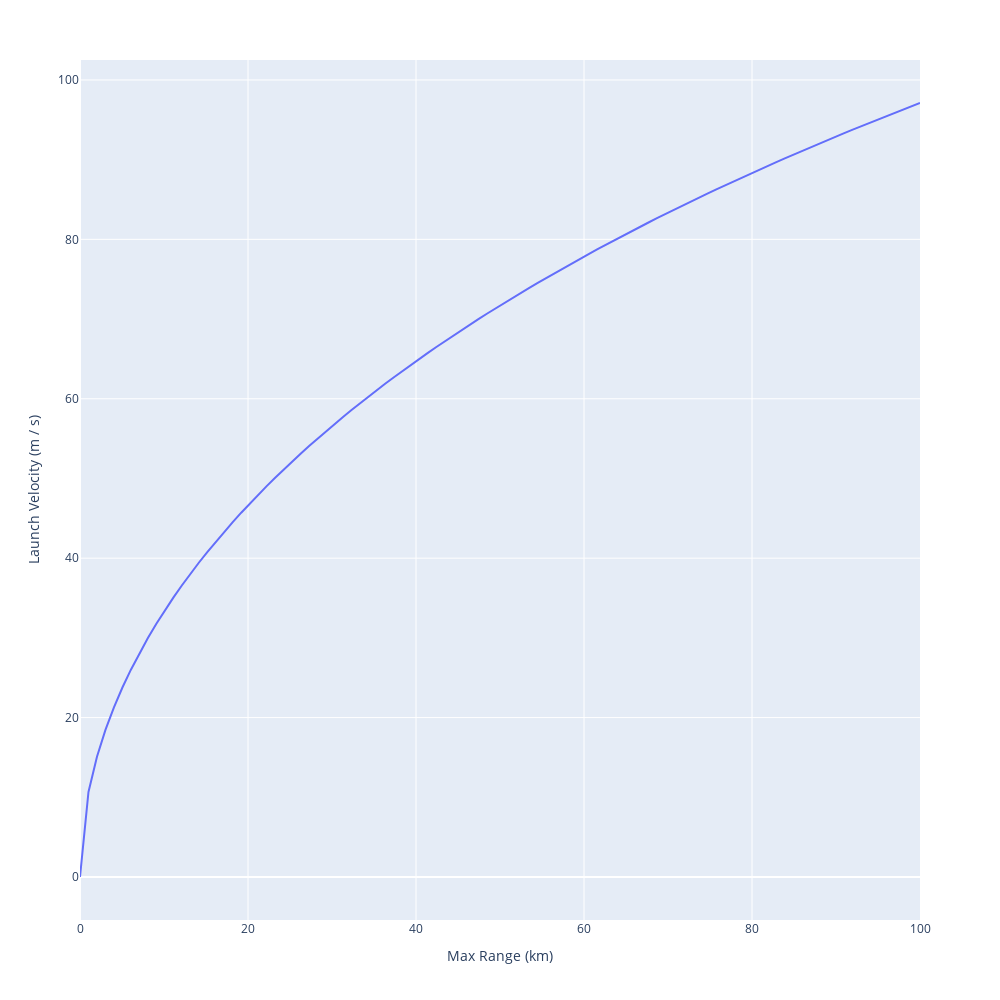

The code cell stored with this chart in its notebook:
### Markdown cell above
## Plots

### Code cell
fig = px.line(x=max_range, y=v0, labels={"x":f"Max Range ({max_range.unit})", "y":f"Launch Velocity ({v0.unit})"})
fig.update_layout(width=1000, height=1000)
fig.show()
